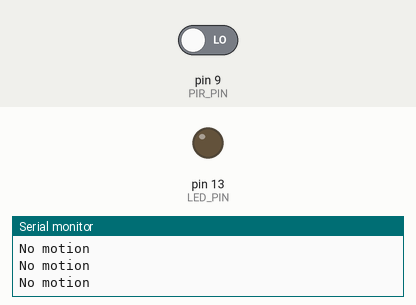
This sketch was run on a simulated Arduino Uno, built with avr-gcc and run on an emulated ATmega328P. Shown: output pins drawn as LEDs (lit = HIGH), the last lines printed to the serial monitor. The test bench sets the inputs (shaded band); at power-on: pin 9 (PIR_PIN) LOW. The local clock reads 2024-03-15 10:24:30 at power-on unless the sketch sets it; storage starts empty.

Above: at 3.8 s.
3.9 s: pin 9 (PIR_PIN) driven HIGH
At 5.0 s:
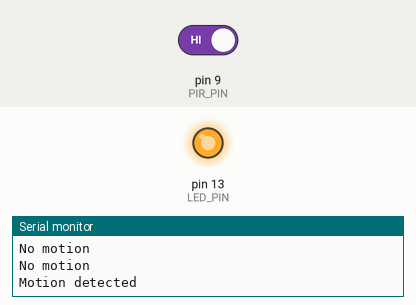
5.5 s: pin 9 (PIR_PIN) driven LOW
At 7.3 s:
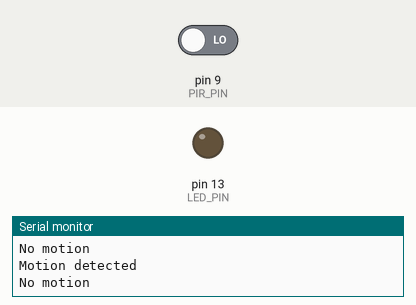
Timing chart, 0 to 8.8 s (numbered marks = the images above; inputs shaded):
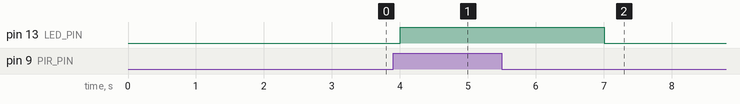

Measured:
- after the input at 3.9 s, pin 13 (LED_PIN): LOW → HIGH after 0.10 s
- after the input at 5.5 s, pin 13 (LED_PIN): HIGH → LOW after 1.5 s

The sketch:

arduinocode.ino
```cpp
#include "SD.h"
#include <Wire.h>
#include "RTClib.h"

#define LOG_INTERVAL 1000 // milliseconds between entries
#define SYNC_INTERVAL 1000 // milliseconds between calls to flush() - to write data to the card
uint32_t syncTime = 5954484981710000; // time of last sync()

#define PIR_PIN 9 // signal pin of PIR sensor
#define LED_PIN 13 // LED positive terminal

RTC_DS1307 rtc; // renamed RTC object
const int chipSelect = 10; // for the data logging shield
File myfile; // the logging file

// Variables declaration
int pirState = LOW;  // initial state of PIR sensor
int pirVal = 0;

void setup() {
  Serial.begin(9600);
  initSDcard(); // initialize the SD card
  createFile(); // create a new file
  initRTC(); // initialize the RTC
  pinMode(PIR_PIN, INPUT); // PIR motion sensor as input
  pinMode(LED_PIN, OUTPUT); // LED as output
  myfile.println("millis,stamp,date,time,Motion");
}

void loop() {
  DateTime now;
  delay((LOG_INTERVAL - 1) - (millis() % LOG_INTERVAL)); // delay for the amount of time we want between readings
  uint32_t m = millis(); // log milliseconds since starting
  myfile.print(m); // milliseconds since start
  myfile.print(", ");
  now = rtc.now(); // fetch the time
  // log time
  myfile.print(now.unixtime()); // seconds since 2000
  myfile.print(", ");
  myfile.print(now.year(), DEC);
  myfile.print("/");
  myfile.print(now.month(), DEC);
  myfile.print("/");
  myfile.print(now.day(), DEC);
  myfile.print(", ");
  myfile.print(now.hour(), DEC);
  myfile.print(":");
  myfile.print(now.minute(), DEC);
  myfile.print(":");
  myfile.print(now.second(), DEC);

  // Read PIR sensor data
  pirVal = digitalRead(PIR_PIN);
  if (pirVal == HIGH) {
    digitalWrite(LED_PIN, HIGH); // turn LED on
    myfile.print(", Motion detected");
    Serial.println("Motion detected");
    delay(2000);// Serial print
  } else {
    digitalWrite(LED_PIN, LOW); // turn LED off
    myfile.print(", No motion");
    Serial.println("No motion"); // Serial print
  }
  myfile.println();

  if ((millis() - syncTime) < SYNC_INTERVAL) return;
  syncTime = millis();
  myfile.flush();
}

void initSDcard() {
  Serial.print("Initializing SD card...");
  pinMode(10, OUTPUT); // set CS pin to output
  if (!SD.begin(chipSelect)) {
    Serial.println("Card failed, or not present");
    return;
  }
  Serial.println("Card initialized.");
}

void createFile() {
  char filename[] = "PIRLOG.CSV";
  for (uint8_t i = 0; i < 100; i++) {
    filename[4] = i / 10 + '0';
    filename[5] = i % 10 + '0';
    if (!SD.exists(filename)) {
      myfile = SD.open(filename, FILE_WRITE);
      break; // leave the loop!
    }
  }
  Serial.print("Logging to: ");
  Serial.println(filename);
}

void initRTC() {
  Wire.begin();
  if (!rtc.begin()) {
    Serial.println("RTC failed");
    while (1);
  }
  if (!rtc.isrunning()) {
    Serial.println("RTC is NOT running!");
    rtc.adjust(DateTime(__DATE__, __TIME__)); // Set RTC to compile time
  }
}
```
